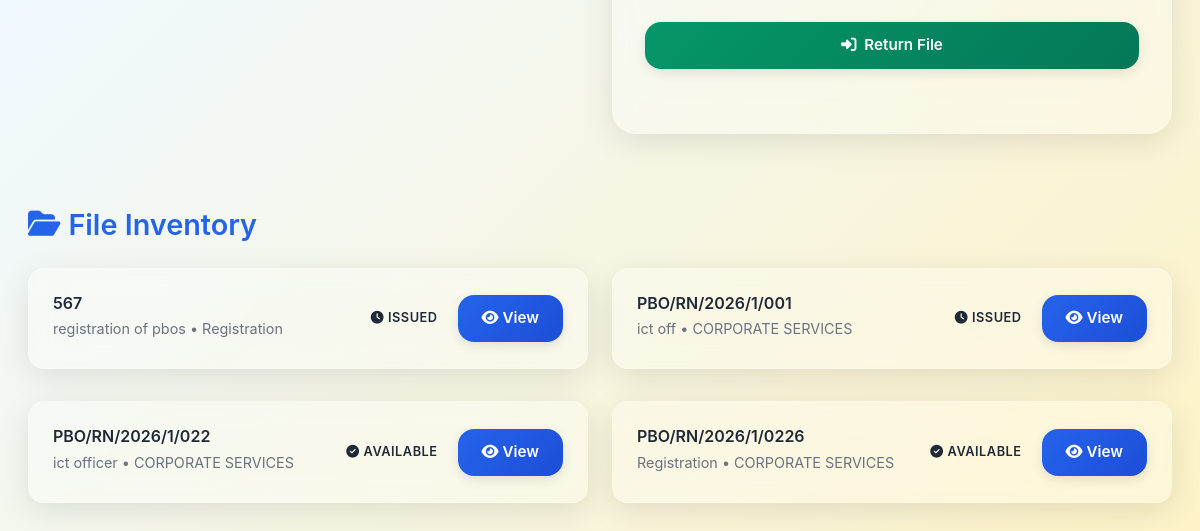
Before: /files/dashboard (signed in, lower part) with the older database file.
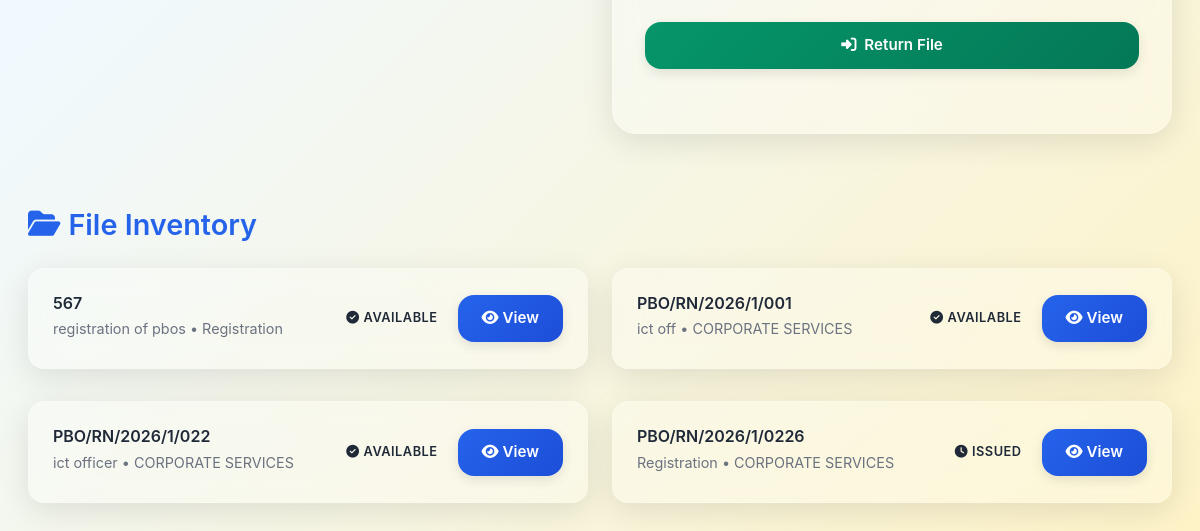
After: the same page with the newer database file.
### app/models.py (models this page shows)
class FileRecord(db.Model):
    __tablename__ = "files"
    id = db.Column(db.Integer, primary_key=True)
    file_number = db.Column(db.String(100), unique=True, nullable=False)
    title = db.Column(db.String(200), nullable=True)
    department = db.Column(db.String(120), nullable=True)
    is_issued = db.Column(db.Boolean, default=False)
    transactions = db.relationship("FileTransaction", backref="file", lazy=True)

### app/routes/files.py (the view)
@bp.route('/dashboard')
@login_required
def dashboard():
    files = FileRecord.query.all()
    form = UploadFileForm()
    checkout_form = CheckoutFileForm()
    return_form = ReturnFileForm()
    return render_template('files/dashboard.html', files=files, form=form, checkout_form=checkout_form, return_form=return_form)

### app/templates/files/dashboard.html (shortened to what this page needs)
{% extends "base.html" %}
{% block content %}
<div class="container-fluid mt-5">
    <div class="row">
        <div class="col-lg-6 mb-4">
        </div>
        <div class="col-lg-6 mb-4">
            <div class="glass-card fade-in-up">
                {% if current_user.is_admin %}
                <div class="form-section">
                    <form id="return-form" action="{{ url_for('files.return_file') }}" method="post">
                        <button type="button" class="btn btn-success w-100" onclick="submitReturn()">
                            <i class="fas fa-sign-in-alt me-2"></i>Return File
                        </button>
                    </form>
                </div>
                {% endif %}
            </div>
        </div>
    </div>
    <div class="file-list-container fade-in-up">
        <h2 class="file-list-title">
            <i class="fas fa-folder-open"></i>
            File Inventory
        </h2>
        <div class="row">
            {% for file in files %}
            <div class="col-lg-6 mb-3">
                <div class="file-item" id="file-{{ file.file_number }}">
                    <div class="file-info">
                        <div class="file-details">
                            <h5>{{ file.file_number }}</h5>
                            <p class="file-meta">{{ file.title }} • {{ file.department }}</p>
                        </div>
                        <div class="d-flex align-items-center gap-2">
                            <span class="file-status"
                                    data-file="{{ file.file_number }}">
                                {% if file.is_issued %}
                                <i class="fas fa-clock me-1"></i>Issued
                                {% else %}
                                <i class="fas fa-check-circle me-1"></i>Available
                                {% endif %}
                            </span>
                            <div class="file-actions">
                                <a href="{{ url_for('files.view_file', file_id=file.id) }}" class="btn btn-primary btn-sm">
                                    <i class="fas fa-eye"></i> View
                                </a>
                            </div>
                        </div>
                    </div>
                </div>
            </div>
            {% endfor %}
        </div>
    </div>
</div>
{% endblock %}

Changed rows visible on the page:
changed FileRecord "registration of pbos": is_issued "ISSUED" → "AVAILABLE"
changed FileRecord "PBO/RN/2026/1/001": is_issued "ISSUED" → "AVAILABLE"
changed FileRecord "PBO/RN/2026/1/0226": is_issued "AVAILABLE" → "ISSUED"
